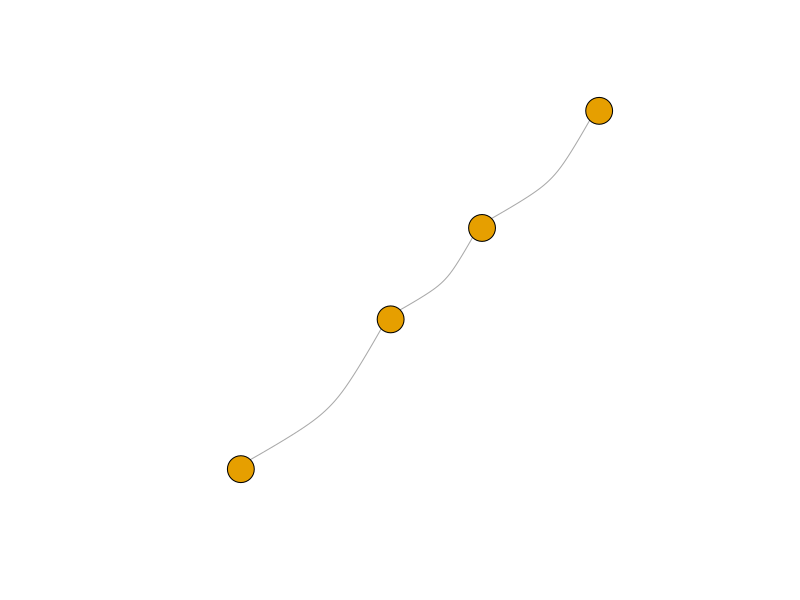
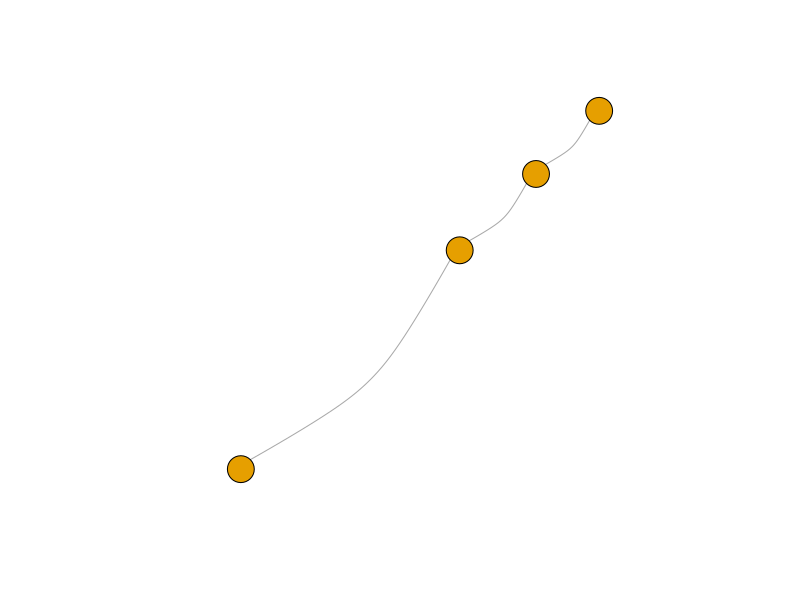
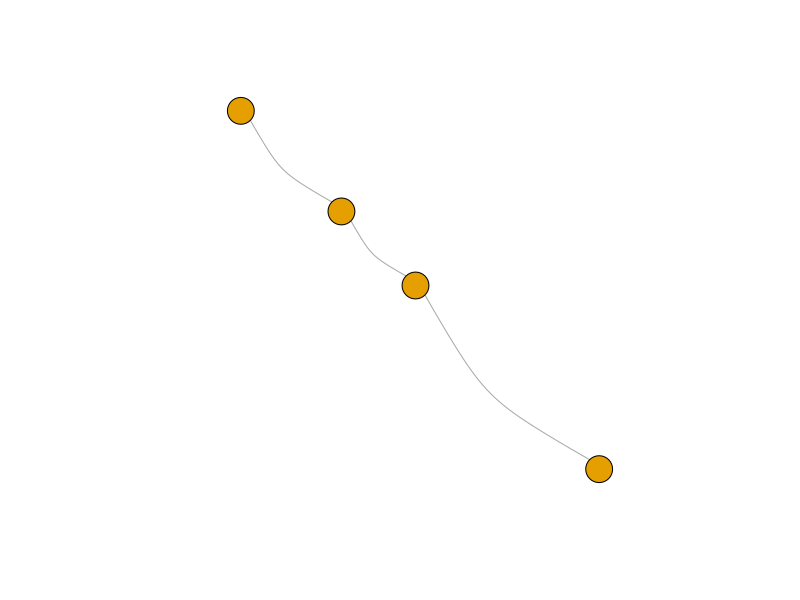
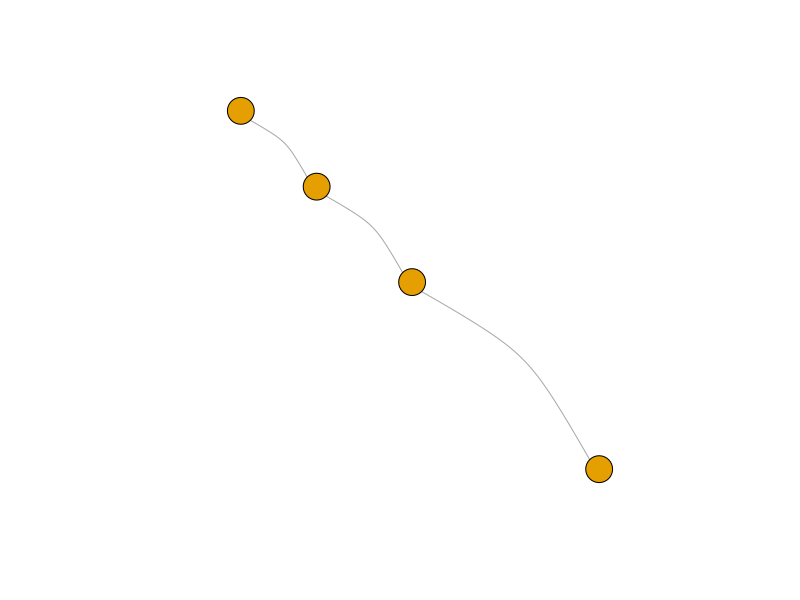
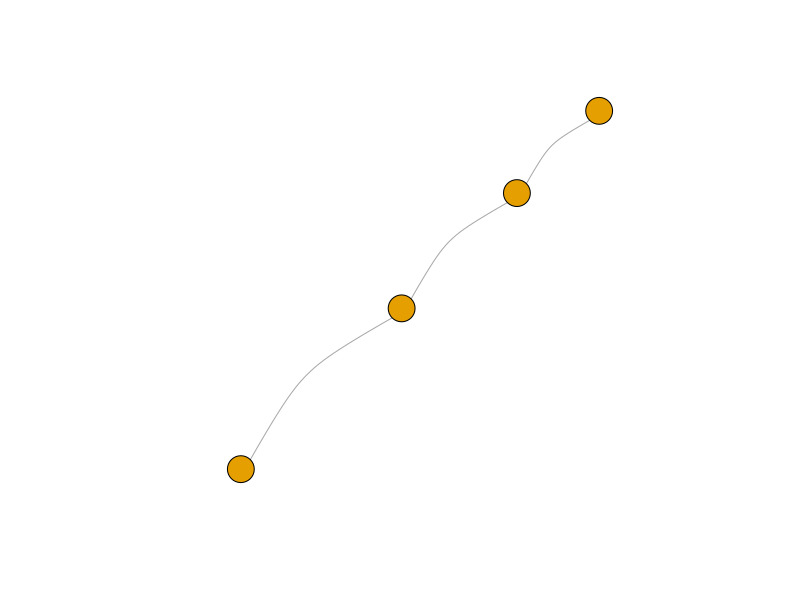
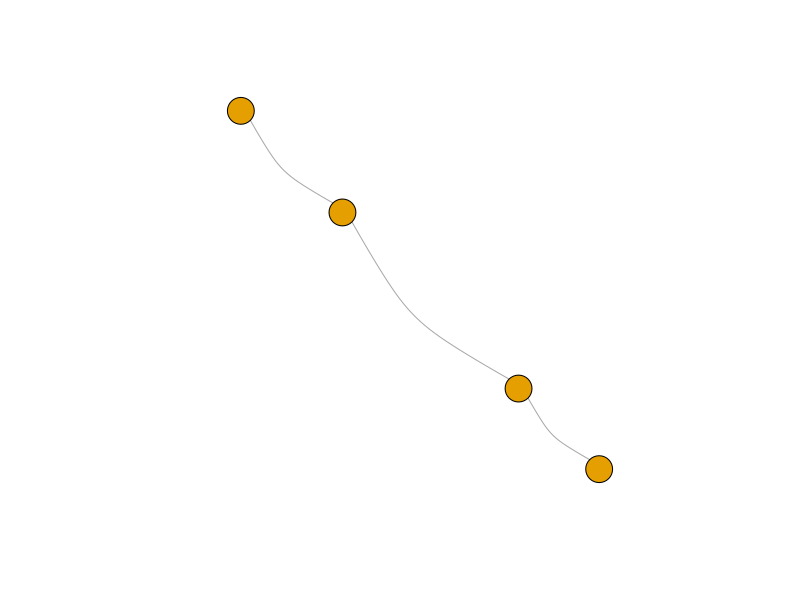
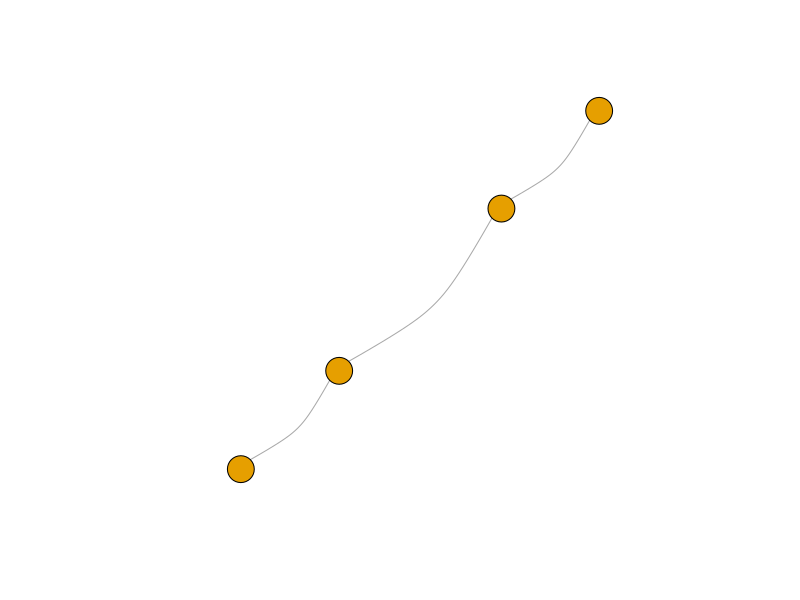
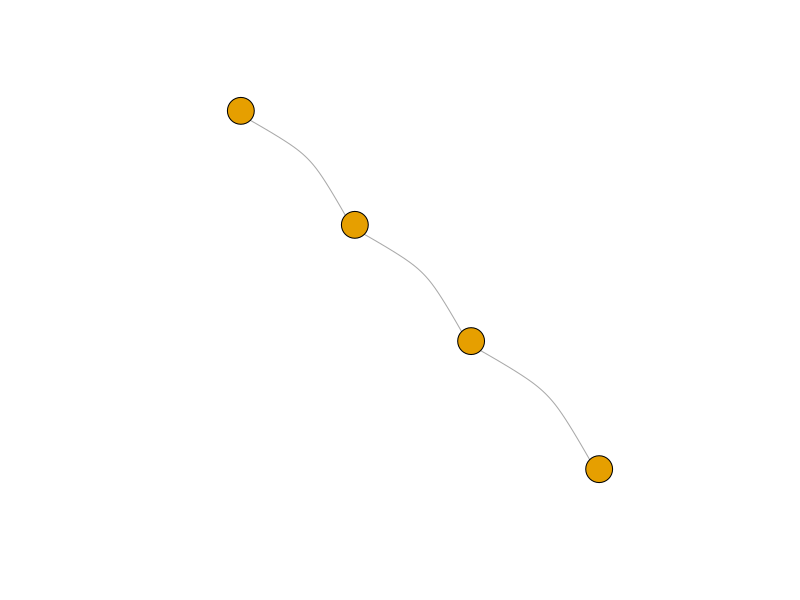

These figures' R source, in order: (Note: this script raises an error after producing the figures.)
#############################_Libraries_##########################
setwd(dirname(rstudioapi::getSourceEditorContext()$path))
getwd()
Sys.setenv(LANG = "en")

if (!("igraph" %in% rownames(installed.packages()))) install.packages("igraph")
library(igraph)

#############################_Graph_generation_#######################
#' Losowy obrót dla rysunku grafu - layout_in_circle() psuje losowość
#'
#' @param graph List
#' @return matrix
#'
randomLayout <- function(graph)
{
  rotation <- runif(1, 0, 2*pi)
  layout <- layout_in_circle(graph)
  return(cbind(cos(rotation) * layout[,1] - sin(rotation) * layout[,2], sin(rotation) * layout[,1] + cos(rotation) * layout[,2]))
}

#' Tworzy katalog do zapisu grafów
#'
#' @param vertexNo int - liczba wierzchołków
#' @param fileName string - nazwa grafu
#' @return string - ścieżka
#'
createDir <- function(vertexNo, fileName)
{
  dir.create(as.character(vertexNo), showWarnings = FALSE)
  dir.create(file.path(vertexNo, fileName), showWarnings = FALSE)
  pathName <- paste0(vertexNo, '/', fileName)
  unlink(paste0(pathName, "/*"))
  return(pathName)
}

#' Rysuj graf
#'
#' @param graph Graph - Graf do narysowania
#' @param pathName string - Ścieżka
#' @param fileName string - Nazwa pliku
#' @param vertexNo int - liczba wierzchołków
#' @param i int - Numer iteracji
#' @param plotCurve float
#' @return void
#'
plotGraphHelper <- function(graph, pathName, fileName, vertexNo, i, plotCurve)
{
  png(file.path(pathName, paste0(fileName, "-", vertexNo, "-", i, ".png")), width = 800, height = 600)
  plot(graph, vertex.label = NA, edge.curved = plotCurve)
  dev.off()
}

#' Graf ścieżka N wierzchołków, nieskierowany
#'
#' @param N int - liczba rysunków
#' @param vertexNo int - liczba wierzchołków
#' @param plotCurve float
#' @return void
#'
plotPaths <- function(N, vertexNo, plotCurve)
{
  fileName <- 'path'
  pathName <- createDir(vertexNo, fileName)
  definition <- c()
  for (index in 1:(vertexNo-1))
  {
    definition <- c(definition, index, index + 1)
  }
  definitionMatrix <- matrix(definition, ncol = 2, byrow = TRUE)
  
  for (i in 1:N)
  {
    graph <- graph_from_edgelist(definitionMatrix, directed = FALSE)
    E(graph)$weight <- runif(ecount(graph))
    plotGraphHelper(graph, pathName, fileName, vertexNo, i, plotCurve)
  }
}

#' Graf cykliczny N wierzchołków, 100% pewności na połączenie wierzchołków, nieskierowany
#'
#' @param N int - liczba rysunków
#' @param vertexNo int - liczba wierzchołków
#' @param plotCurve float
#' @return void
#'
plotCycles <- function(N, vertexNo, plotCurve)
{
  fileName <- 'cycle'
  pathName <- createDir(vertexNo, fileName)
  for (i in 1:N)
  {
    graph <- make_ring(vertexNo, directed = FALSE)
    plotGraphHelper(graph, pathName, fileName, vertexNo, i, plotCurve)
  }
}

#' Graf pełny N wierzchołków, 100% pewności na połączenie wierzchołków, nieskierowany
#'
#' @param N int - liczba rysunków
#' @param vertexNo int - liczba wierzchołków
#' @param plotCurve float
#' @return void
#'
plotFullGraphs <- function(N, vertexNo, plotCurve)
{
  fileName <- 'full'
  pathName <- createDir(vertexNo, fileName)
  for (i in 1:N)
  {
    graph <- graph.full(vertexNo, directed = FALSE)
    E(graph)$weight <- runif(ecount(graph))
    plotGraphHelper(graph, pathName, fileName, vertexNo, i, plotCurve)
  }
}

#' Graf spójny N wierzchołków
#'
#' @param N int - liczba rysunków
#' @param vertexNo int - liczba wierzchołków
#' @param plotCurve float
#' @return void
#'
plotConnectedGraphs <- function(N, vertexNo, plotCurve)
{
  fileName <- 'connected'
  pathName <- createDir(vertexNo, fileName)
  for (i in 1:N)
  {
    graph <- graph(c(1, 2, 2, 3, 3, 4, 4, 5, 5, 1, 1, round(runif(1, 1, 10)), 2, round(runif(1, 1, 10)), 3, round(runif(1, 1, 10)) , 4, round(runif(1, 1, 10)) , 5, round(runif(1, 1, 10))))
    plotGraphHelper(graph, pathName, fileName, vertexNo, i, plotCurve)
  }
}

#' Graf dwudzielny N wierzchołków
#'
#' @param N int - liczba rysunków
#' @param vertexNo int - liczba wierzchołków
#' @param plotCurve float
#' @return void
#'
plotBipartiteGraphs <- function(N, vertexNo, plotCurve)
{
  fileName <- 'bipartite'
  pathName <- createDir(vertexNo, fileName)
  for (i in 1:N)
  {
    graph <- make_full_bipartite_graph(vertexNo/2, vertexNo/2)
    E(graph)$weight <- runif(ecount(graph))
    plotGraphHelper(graph, pathName, fileName, vertexNo, i, plotCurve)
  }
}

#' Graf pusty N wierzchołków
#'
#' @param N int - liczba rysunków
#' @param vertexNo int - liczba wierzchołków
#' @param plotCurve float
#' @return void
#'
plotEmptyGraphs <- function(N, vertexNo, plotCurve)
{
  fileName <- 'empty'
  pathName <- createDir(vertexNo, fileName)
  for (i in 1:N)
  {
    graph <- make_empty_graph(vertexNo)
    plotGraphHelper(graph, pathName, fileName, vertexNo, i, plotCurve)
  }
}

plotPaths(500, 4, 0.3)
plotCycles(500, 4, 0.3)
plotFullGraphs(500, 4, 0.3)
# plotConnectedGraphs(500, 4, 0.3)
# plotBipartiteGraphs(200, 4, 0.3)
# plotEmptyGraphs(200, 4, 0.3)

plotPaths(500, 5, 0.3)
plotCycles(500, 5, 0.3)
plotFullGraphs(500, 5, 0.3)
# plotConnectedGraphs(500, 5, 0.3)
# plotEmptyGraphs(200, 5, 0.3)

plotPaths(500, 6, 0.3)
plotCycles(500, 6, 0.3)
plotFullGraphs(500, 6, 0.3)
# plotConnectedGraphs(500, 6, 0.3)
# plotBipartiteGraphs(200, 6, 0.3)
# plotEmptyGraphs(200, 6, 0.3)

plotPaths(500, 7, 0.3)
plotCycles(500, 7, 0.3)
plotFullGraphs(500, 7, 0.3)
# plotConnectedGraphs(500, 7, 0.3)
# plotBipartiteGraphs(200, 7, 0.3)
# plotEmptyGraphs(200, 7, 0.3)
